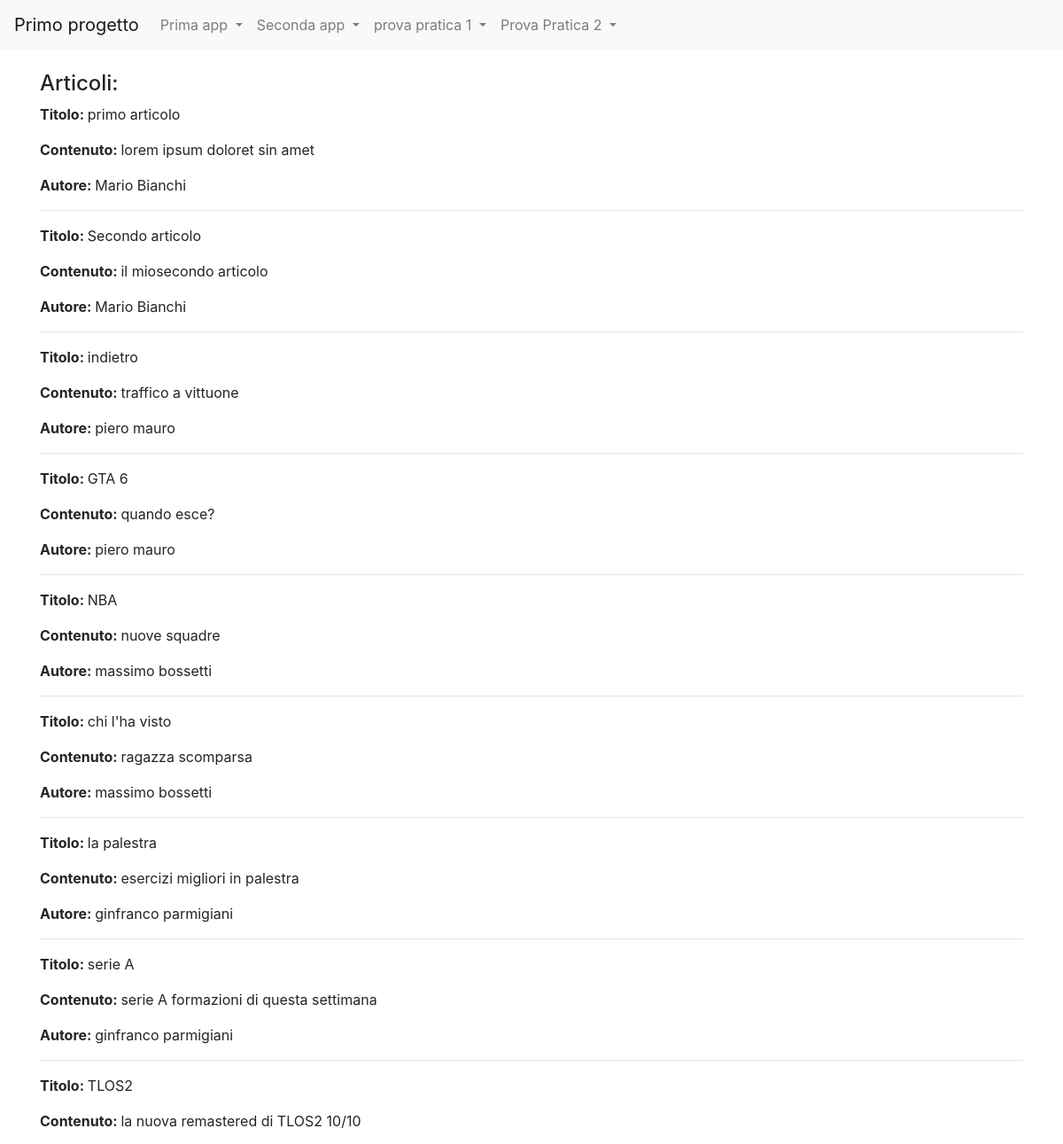
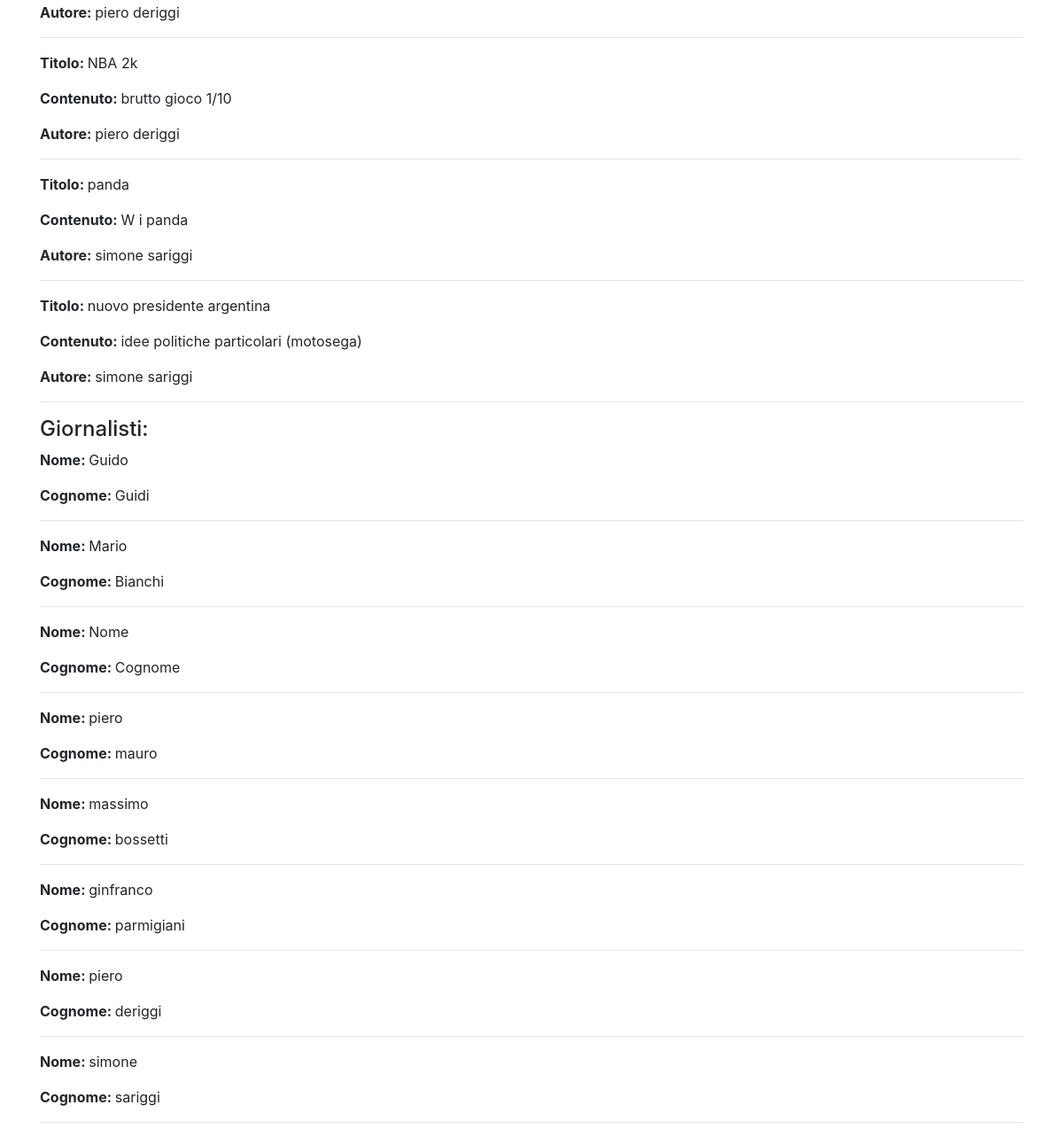
Page /news/ on the committed database (2 pictures, top to bottom).
### news/models.py (models this page shows)
class Articolo(models.Model):
    titolo = models.CharField(max_length=100)
    contenuto = models.TextField()
    giornalista = models.ForeignKey(Giornalista, on_delete=models.CASCADE, related_name="articoli")
    data=models.DateField(auto_now=True,blank=True)
    visualizzazioni = models.IntegerField(default = 0,blank=True)
    def __str__(self):
        return self.titolo
    class Meta:
        verbose_name = "Articolo"
        verbose_name_plural = "Articoli"

class Giornalista(models.Model):
    nome = models.CharField(max_length=20)
    cognome = models.CharField(max_length=20)
    anno_di_nascita = models.DateField(blank=True)
    def __str__(self):
        return self.nome +" "+ self.cognome
    class Meta:
        verbose_name = "Giornalista"
        verbose_name_plural = "Giornalisti"

### news/views.py (the view)
# urls.py: path('', homenews, name="homeview"),
def homenews(request):
    articoli = Articolo.objects.all()
    giornalisti = Giornalista.objects.all()
    context = {"articoli": articoli, "giornalisti": giornalisti}
    print(context)
    return render(request, "homepagenews.html", context)

### news/templates/homepagenews.html (shortened to what this page needs)
{% extends "base.html"%}
{%block content%}
    <h4>Articoli:</h4>
    {% for articolo in articoli %}
        <p><strong>Titolo: </strong>{{ articolo.titolo }}</p>
        <p><strong>Contenuto: </strong>{{ articolo.contenuto }}</p>
        <p><strong>Autore: </strong>{{ articolo.giornalista }}</p>
        <hr>
    {% endfor %}
    <h4>Giornalisti:</h4>
    {% for giornalista in giornalisti %}
        <p><strong>Nome: </strong>{{ giornalista.nome }}</p>
        <p><strong>Cognome: </strong>{{ giornalista.cognome }}</p>
        <hr>
    {% endfor %}
{%endblock content%}

### rows in the picture
Articolo: titolo "primo articolo", contenuto "lorem ipsum doloret sin amet", giornalista "Mario Bianchi"
Articolo: titolo "Secondo articolo", contenuto "il miosecondo articolo", giornalista "Mario Bianchi"
Articolo: titolo "indietro", contenuto "traffico a vittuone", giornalista "piero mauro"
Articolo: titolo "GTA 6", contenuto "quando esce?", giornalista "piero mauro"
Articolo: titolo "NBA", contenuto "nuove squadre", giornalista "massimo bossetti"
Articolo: titolo "chi l'ha visto", contenuto "ragazza scomparsa", giornalista "massimo bossetti"
Articolo: titolo "la palestra", contenuto "esercizi migliori in palestra", giornalista "ginfranco parmigiani"
Articolo: titolo "serie A", contenuto "serie A formazioni di questa settimana", giornalista "ginfranco parmigiani"
Articolo: titolo "TLOS2", contenuto "la nuova remastered di TLOS2 10/10", giornalista "piero deriggi"
Articolo: titolo "NBA 2k", contenuto "brutto gioco 1/10", giornalista "piero deriggi"
Articolo: titolo "panda", contenuto "W i panda", giornalista "simone sariggi"
Articolo: titolo "nuovo presidente argentina", contenuto "idee politiche particolari (motosega)", giornalista "simone sariggi"
Giornalista: nome "Guido", cognome "Guidi"
Giornalista: nome "Mario", cognome "Bianchi"
Giornalista: nome "Nome", cognome "Cognome"
Giornalista: nome "piero", cognome "mauro"
Giornalista: nome "massimo", cognome "bossetti"
Giornalista: nome "ginfranco", cognome "parmigiani"
Giornalista: nome "piero", cognome "deriggi"
Giornalista: nome "simone", cognome "sariggi"
